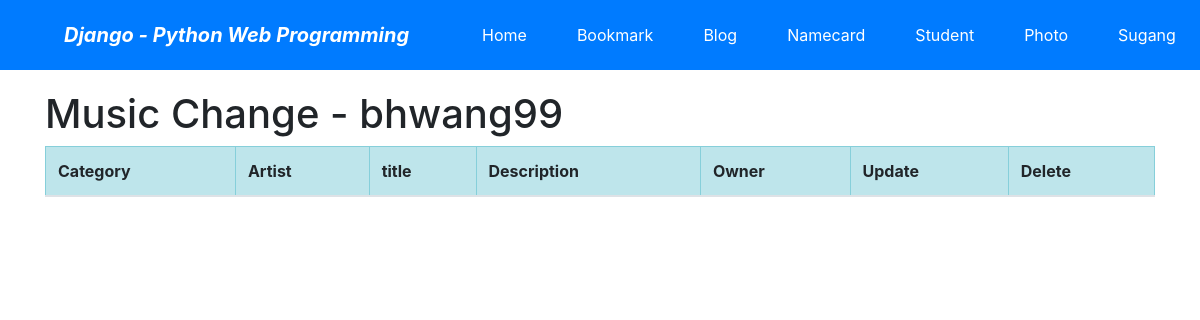
The app's page /music/music/change/ (signed in), older data.
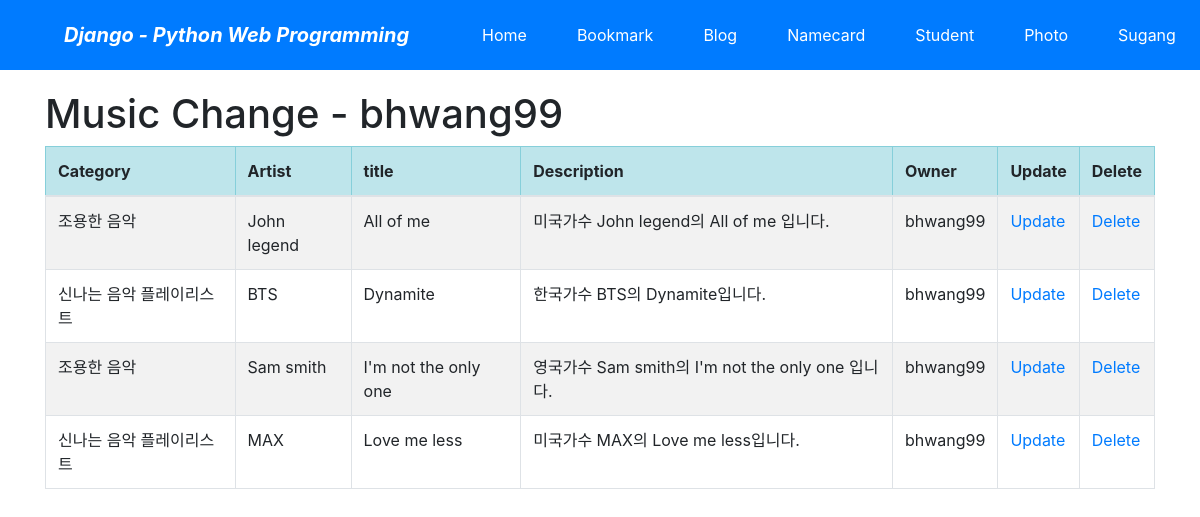
The same page, newer data.
### music/models.py (models this page shows, shortened)
class Music(models.Model): #음악 테이블 정의
    category = models.ForeignKey(Category, on_delete=models.CASCADE) #음악의 카테고리
    title = models.CharField('TITLE', max_length=30)
    artist = models.CharField('ARTIST',max_length=30) # 가수
    description = models.TextField('Music Description', blank=True)
    image = ThumbnailImageField('IMAGE', upload_to='music/%Y/%m')
    upload_dt = models.DateTimeField('UPLOAD DATE', auto_now_add=True) #발매일
    owner = models.ForeignKey('auth.User', on_delete=models.CASCADE, verbose_name='OWNER', blank=True, null=True) # contents edit위해 추가
    class Meta:
        ordering = ('title',)

class Category(models.Model): #음악 카테고리(앨범) 테이블 정의
    name = models.CharField('NAME', max_length=30)
    feeling = models.CharField('FEELING',max_length=30) # 카테고리의 느낌
    description = models.CharField('One Line Description', max_length=100, blank=True)
    owner = models.ForeignKey('auth.User', on_delete=models.CASCADE, verbose_name='OWNER', blank=True,null=True)  # contents edit위해 추가
    class Meta:
        ordering = ('name',)
    def __str__(self):
        return self.name

### music/views.py (the view)
# urls.py: path('music/change/', views.MusicChangeLV.as_view(), name='music_change'),
class MusicChangeLV(LoginRequiredMixin, ListView):
    model = Music
    template_name = 'music/music_change_list.html'
    def get_queryset(self):
        return Music.objects.filter(owner=self.request.user)

### music/templates/music/music_change_list.html (shortened to what this page needs)
{% extends "base.html" %}
{% block content %}
    <h1>Music Change - {{user}}</h1>
    <table class="table table-striped table-bordered table-condensed">
        <thead>
        <tr class="table-info">
            <th>Category</th>
            <th>Artist</th>
            <th>title</th>
            <th>Description</th>
            <th>Owner</th>
            <th>Update</th>
            <th>Delete</th>
        </tr>
        </thead>
        <tbody>
        {% for item in object_list %}
        <tr>
            <td>{{ item.category }}</td>
            <td>{{ item.artist }}</td>
            <td>{{ item.title }}</td>
            <td>{{ item.description }}</td>
            <td>{{ item.owner }}</td>
            <td><a href="{% url 'music:music_update' item.id %}">Update</a></td>
            <td><a href="{% url 'music:music_delete' item.id %}">Delete</a></td>
        </tr>
        {% endfor %}
        </tbody>
    </table>
{% endblock %}

Row changes from the older to the newer data that the page shows:
added Music: category "조용한 음악", artist "John legend", title "All of me", description "미국가수 John legend의 All of me 입니다.", owner "bhwang99"
added Music: category "신나는 음악 플레이리스트", artist "BTS", title "Dynamite", description "한국가수 BTS의 Dynamite입니다.", owner "bhwang99"
added Music: category "조용한 음악", artist "Sam smith", title "I'm not the only one", description "영국가수 Sam smith의 I'm not the only one 입니다.", owner "bhwang99"
added Music: category "신나는 음악 플레이리스트", artist "MAX", title "Love me less", description "미국가수 MAX의 Love me less입니다.", owner "bhwang99"
